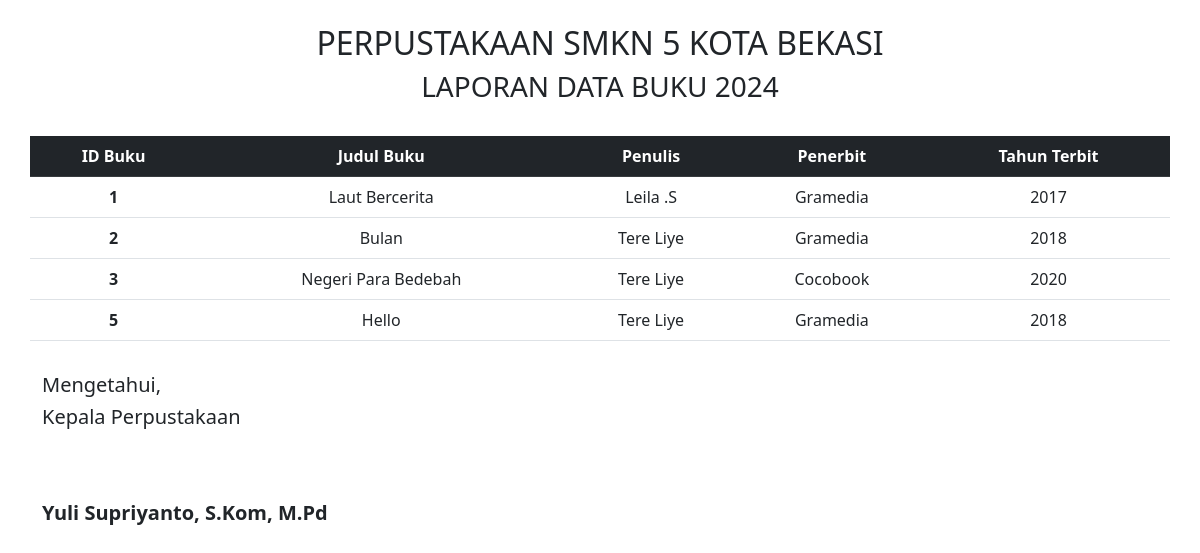
The page /admin/data/lap_db.php on the database its author committed.
### tables this page shows
CREATE TABLE `buku` (
  `id_buku` int(11) NOT NULL,
  `judul` varchar(100) NOT NULL,
  `penulis` varchar(100) NOT NULL,
  `penerbit` varchar(100) NOT NULL,
  `terbit` int(11) NOT NULL,
  `gambar` text NOT NULL,
  `buku` text NOT NULL
);

### admin/data/lap_db.php (the view, shortened to what this page needs)
<!doctype html>
<html lang="en">
<head>
    <link rel="stylesheet" href="../../asset/css/bootstrap.css">
</head>
<body>
    <div class="container">
        <div class="row">
            <div class="col text-center mt-4">
                <h2>PERPUSTAKAAN SMKN 5 KOTA BEKASI</h2>
                <h3>LAPORAN DATA BUKU 2024</h3>
            </div>
        </div>
        <div class="row text-center">
            <table class="table table-hover mt-4">
                <thead class="table-dark">
                    <tr>
                        <th class="col" scope="col">ID Buku</th>
                        <th class="col" scope="col">Judul Buku</th>
                        <th class="col" scope="col">Penulis</th>
                        <th class="col" scope="col">Penerbit</th>
                        <th class="col" scope="col">Tahun Terbit</th>
                    </tr>
                </thead>
                <?php
                include '../../koneksi/koneksi.php';
                $data = mysqli_query($koneksi, "SELECT * FROM buku");
                while ($d = mysqli_fetch_array($data)) {
                ?>
                    <tbody>
                        <tr class="">
                            <th scope="row"><?php echo $d['id_buku']; ?></th>
                            <td><?php echo $d['judul']; ?></td>
                            <td><?php echo $d['penulis']; ?></td>
                            <td><?php echo $d['penerbit']; ?></td>
                            <td><?php echo $d['terbit']; ?></td>
                        </tr>
                    </tbody>
                <?php
                }
                ?>
            </table>
        </div>
        <div class="row mt-3">
            <div class="col-9">
                <h5>Mengetahui,</h5>
                <h5>Kepala Perpustakaan</h5>
                <h5 style="margin-top: 4.5rem;"><b>Yuli Supriyanto, S.Kom, M.Pd</b></h5>
            </div>
        </div>
    </div>
</body>
</html>

### rows shown on the page
buku: id_buku "1", judul "Laut Bercerita", penulis "Leila .S", penerbit "Gramedia", terbit "2017"
buku: id_buku "2", judul "Bulan", penulis "Tere Liye", penerbit "Gramedia", terbit "2018"
buku: id_buku "3", judul "Negeri Para Bedebah", penulis "Tere Liye", penerbit "Cocobook", terbit "2020"
buku: id_buku "5", judul "Hello", penulis "Tere Liye", penerbit "Gramedia", terbit "2018"
